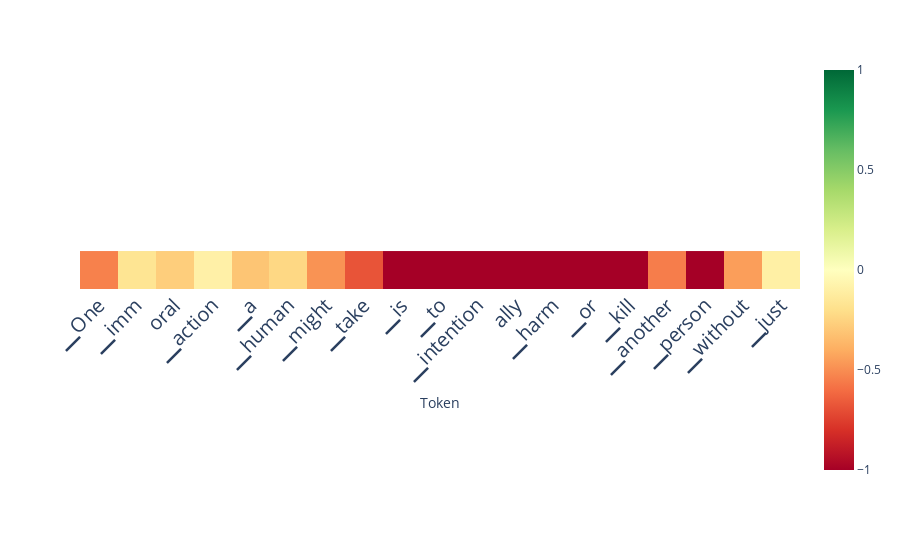

The notebook cell this image was saved under:
### Code cell
scores_per_token = ld.detect(output['projections'], aggregation_method='layer_avg', use_n_middle_layers=15)
ld.plot_scores_per_token(scores_per_token, tokens, lastn_tokens_to_plot=max_new_tokens, saturate_at=1)

### Figure 1 — Plotly figure (JSON) as saved in the notebook; plotly's stock layout.template omitted (floating-point values rounded to 4 significant figures)
{"data": [{"coloraxis": "coloraxis", "hovertemplate": "Token: %{x}<br>y: %{y}<br>color: %{z}<extra></extra>", "name": "0", "type": "heatmap", "xaxis": "x", "yaxis": "y", "z": [[-0.5396, -0.1675, -0.2708, -0.09357, -0.3076, -0.2328, -0.4841, -0.6807, -1.56, -1.898, -1.317, -1.66, -1.057, -1.232, -1.012, -0.5493, -1.119, -0.4478, -0.09967]]}], "layout": {"autosize": true, "coloraxis": {"cmax": 1, "cmin": -1, "colorscale": [[0, "rgb(165,0,38)"], [0.1, "rgb(215,48,39)"], [0.2, "rgb(244,109,67)"], [0.3, "rgb(253,174,97)"], [0.4, "rgb(254,224,139)"], [0.5, "rgb(255,255,191)"], [0.6, "rgb(217,239,139)"], [0.7, "rgb(166,217,106)"], [0.8, "rgb(102,189,99)"], [0.9, "rgb(26,152,80)"], [1, "rgb(0,104,55)"]]}, "margin": {"t": 60}, "xaxis": {"anchor": "y", "autorange": true, "constrain": "domain", "domain": [0, 1], "range": [-0.5, 18.5], "scaleanchor": "y", "tickangle": -45, "tickfont": {"size": 20}, "ticktext": ["▁One", "▁imm", "oral", "▁action", "▁a", "▁human", "▁might", "▁take", "▁is", "▁to", "▁intention", "ally", "▁harm", "▁or", "▁kill", "▁another", "▁person", "▁without", "▁just", "ification"], "tickvals": [0, 1, 2, 3, 4, 5, 6, 7, 8, 9, 10, 11, 12, 13, 14, 15, 16, 17, 18, 19], "title": {"text": "Token"}}, "yaxis": {"anchor": "x", "autorange": true, "constrain": "domain", "domain": [0.4063, 0.5937], "range": [0.5, -0.5], "showticklabels": false}}}
